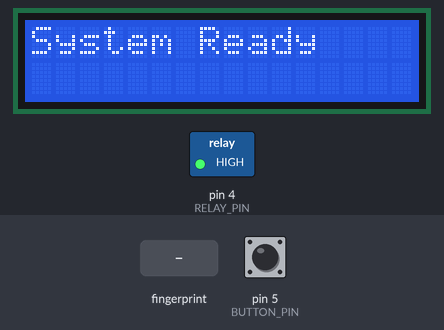
This sketch was run on a simulated Arduino Uno, built with avr-gcc and run on an emulated ATmega328P. Parts: 16×2 character LCD, switched loads named in the sketch (green lamp = pin HIGH). The inputs (shaded band) are chosen by the test bench; at power-on: pin 5 (BUTTON_PIN) HIGH. What the sketch prints to the serial monitor is not drawn.

Above: at 2.3 s.
2.4 s: finger stored as number 1 placed on the sensor
At 3.8 s:
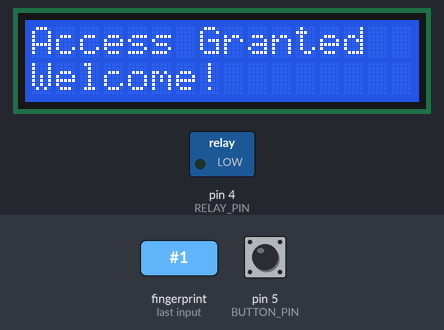
5.4 s: pin 5 (BUTTON_PIN) pulled LOW for 1 s
At 6.3 s:
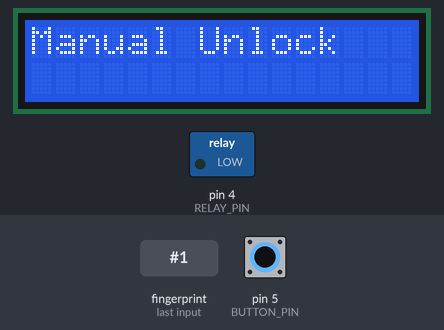
7.9 s: pin 5 (BUTTON_PIN) pulled LOW for 3.2 s
At 12.1 s:
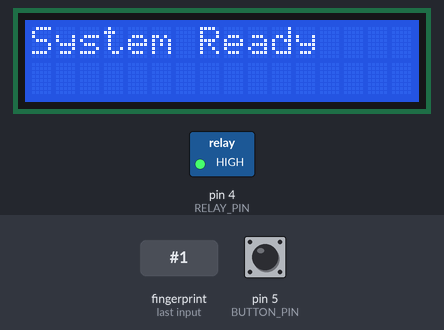
Timing chart, 0 to 13.6 s (numbered marks = the images above; inputs shaded):
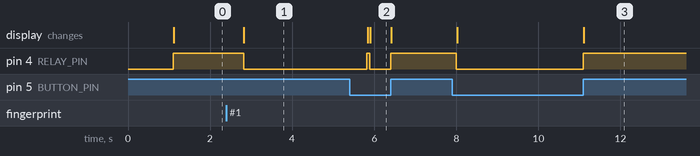

The sketch:

fingerprint_sketch.ino
```cpp
#include <Adafruit_Fingerprint.h>
#include <LiquidCrystal_I2C.h>
#include <SoftwareSerial.h>

// I2C LCD settings and Fingerprint sensor setup
LiquidCrystal_I2C lcd(0x27, 16, 2); // I2C address and LCD dimensions
SoftwareSerial mySerial(2, 3); // Pins for fingerprint sensor
Adafruit_Fingerprint finger = Adafruit_Fingerprint(&mySerial);

#define RELAY_PIN       4
#define ACCESS_DELAY    3000 // Unlock duration (milliseconds)
#define BUTTON_PIN      5
#define DEBOUNCE_DELAY  50   // Debounce delay for manual button

void setup() {
  // Initialize serial for debugging
  Serial.begin(9600);
  while (!Serial);  // For Yun/Leo/Micro/Zero/...

  // Initialize the fingerprint sensor
  finger.begin(57600);
  delay(5);

  lcd.init();        // Initialize LCD
  lcd.backlight();   // Turn on LCD backlight

  // Check if fingerprint sensor is connected and working
  if (finger.verifyPassword()) {
    lcd.clear();
    lcd.print("Fingerprint Ready");
    lcd.setCursor(0, 1);
    lcd.print("System Initialized");
    Serial.println("Fingerprint sensor found!");
  } else {
    lcd.clear();
    lcd.print("Fingerprint Error");
    lcd.setCursor(0, 1);
    lcd.print("Check Connection");
    Serial.println("Fingerprint sensor not found");
    while (1) { delay(1); }  // Halt if fingerprint sensor fails
  }

  pinMode(RELAY_PIN, OUTPUT);
  digitalWrite(RELAY_PIN, HIGH); // Initially set relay off (HIGH for low-level trigger)

  pinMode(BUTTON_PIN, INPUT_PULLUP); // Manual unlock button

  // Show system ready message after initialization
  lcd.clear();
  lcd.print("System Ready");
}

void loop() {
  int fingerprintID = getFingerprintIDez(); // Get fingerprint ID

  if (fingerprintID != -1) {
    grantAccess(fingerprintID);
  }

  if (checkManualUnlock()) {
    manualUnlock();
  }

  delay(50); // Small delay before the next cycle
}

// Function to handle fingerprint scanning and return ID
int getFingerprintIDez() {
  uint8_t p = finger.getImage();
  if (p != FINGERPRINT_OK) return -1;

  p = finger.image2Tz();
  if (p != FINGERPRINT_OK) return -1;

  p = finger.fingerFastSearch();
  if (p != FINGERPRINT_OK) {
    // Only show "Access Denied" if a finger was detected but not found
    denyAccess();
    return -1;
  }

  // Found a match, return the fingerprint ID
  Serial.print("Found ID #"); Serial.print(finger.fingerID);
  Serial.print(" with confidence of "); Serial.println(finger.confidence);
  return finger.fingerID;
}

// Function to grant access if fingerprint matches
void grantAccess(int id) {
  lcd.clear();
  lcd.print("Access Granted");
  lcd.setCursor(0, 1);
  lcd.print("Welcome!");

  digitalWrite(RELAY_PIN, LOW); // Unlock door
  delay(ACCESS_DELAY);
  digitalWrite(RELAY_PIN, HIGH); // Lock door again

  lcd.clear();
  lcd.print("System Ready");
}

// Function to deny access if no match is found
void denyAccess() {
  lcd.clear();
  lcd.print("Access Denied");
  delay(2000);  // Delay for denied message display
  lcd.clear();
  lcd.print("System Ready"); // Return to "System Ready" after denial
}

// Check if the manual unlock button is pressed (with debounce)
bool checkManualUnlock() {
  if (digitalRead(BUTTON_PIN) == LOW) { // Button pressed
    delay(DEBOUNCE_DELAY); // Debounce delay
    if (digitalRead(BUTTON_PIN) == LOW) return true; // Confirm press
  }
  return false;
}

// Manual unlock process
void manualUnlock() {
  digitalWrite(RELAY_PIN, LOW); // Unlock door
  lcd.clear();
  lcd.print("Manual Unlock");

  // Wait until the button is released
  while (digitalRead(BUTTON_PIN) == LOW);

  digitalWrite(RELAY_PIN, HIGH); // Lock door again
  lcd.clear();
  lcd.print("System Ready");
}
```

Measured:
- after the input at 2.4 s, pin 4 (RELAY_PIN): HIGH → LOW after 0.42 s; the display: changes after 0.42 s (image 1)
- after the input at 5.4 s, the display: first differs from a run without the input after 0.50 s (image 2)
- after the input at 7.9 s, pin 4 (RELAY_PIN): HIGH → LOW after 0.10 s, → HIGH 3.1 s later; the display: first changes after 0.12 s (image 3 shows a later state)
